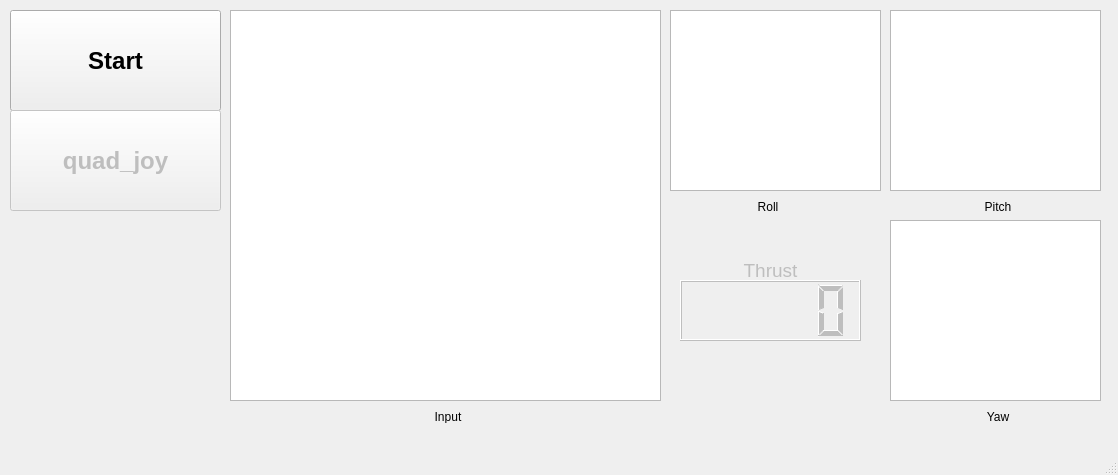
<?xml version="1.0" encoding="UTF-8"?>
<ui version="4.0">
 <class>MainWindow</class>
 <widget class="QMainWindow" name="MainWindow">
  <property name="geometry">
   <rect>
    <x>0</x>
    <y>0</y>
    <width>1118</width>
    <height>475</height>
   </rect>
  </property>
  <property name="windowTitle">
   <string>MainWindow</string>
  </property>
  <widget class="QWidget" name="centralwidget">
   <widget class="QPushButton" name="startButton">
    <property name="geometry">
     <rect>
      <x>10</x>
      <y>10</y>
      <width>211</width>
      <height>101</height>
     </rect>
    </property>
    <property name="font">
     <font>
      <pointsize>18</pointsize>
      <weight>75</weight>
      <bold>true</bold>
     </font>
    </property>
    <property name="styleSheet">
     <string notr="true">QPushButton:checked {background: rgba(60, 179, 113, 255);}</string>
    </property>
    <property name="text">
     <string>Start</string>
    </property>
    <property name="checkable">
     <bool>true</bool>
    </property>
   </widget>
   <widget class="QPushButton" name="nodeButton">
    <property name="enabled">
     <bool>false</bool>
    </property>
    <property name="geometry">
     <rect>
      <x>10</x>
      <y>110</y>
      <width>211</width>
      <height>101</height>
     </rect>
    </property>
    <property name="font">
     <font>
      <pointsize>18</pointsize>
      <weight>75</weight>
      <bold>true</bold>
     </font>
    </property>
    <property name="styleSheet">
     <string notr="true">QPushButton:checked {background: rgba(60, 179, 113, 255);}</string>
    </property>
    <property name="text">
     <string>quad_joy</string>
    </property>
    <property name="checkable">
     <bool>true</bool>
    </property>
   </widget>
   <widget class="PlotWidget" name="inputPlot">
    <property name="geometry">
     <rect>
      <x>230</x>
      <y>10</y>
      <width>431</width>
      <height>391</height>
     </rect>
    </property>
    <property name="verticalScrollBarPolicy">
     <enum>Qt::ScrollBarAlwaysOff</enum>
    </property>
    <property name="horizontalScrollBarPolicy">
     <enum>Qt::ScrollBarAlwaysOff</enum>
    </property>
   </widget>
   <widget class="PlotWidget" name="rollPlot">
    <property name="geometry">
     <rect>
      <x>670</x>
      <y>10</y>
      <width>211</width>
      <height>181</height>
     </rect>
    </property>
    <property name="verticalScrollBarPolicy">
     <enum>Qt::ScrollBarAlwaysOff</enum>
    </property>
    <property name="horizontalScrollBarPolicy">
     <enum>Qt::ScrollBarAlwaysOff</enum>
    </property>
   </widget>
   <widget class="PlotWidget" name="yawPlot">
    <property name="geometry">
     <rect>
      <x>890</x>
      <y>220</y>
      <width>211</width>
      <height>181</height>
     </rect>
    </property>
    <property name="verticalScrollBarPolicy">
     <enum>Qt::ScrollBarAlwaysOff</enum>
    </property>
    <property name="horizontalScrollBarPolicy">
     <enum>Qt::ScrollBarAlwaysOff</enum>
    </property>
   </widget>
   <widget class="PlotWidget" name="pitchPlot">
    <property name="geometry">
     <rect>
      <x>890</x>
      <y>10</y>
      <width>211</width>
      <height>181</height>
     </rect>
    </property>
    <property name="verticalScrollBarPolicy">
     <enum>Qt::ScrollBarAlwaysOff</enum>
    </property>
    <property name="horizontalScrollBarPolicy">
     <enum>Qt::ScrollBarAlwaysOff</enum>
    </property>
   </widget>
   <widget class="QLCDNumber" name="thrustLCD">
    <property name="enabled">
     <bool>false</bool>
    </property>
    <property name="geometry">
     <rect>
      <x>680</x>
      <y>280</y>
      <width>181</width>
      <height>61</height>
     </rect>
    </property>
   </widget>
   <widget class="QLabel" name="thrustLabel">
    <property name="enabled">
     <bool>false</bool>
    </property>
    <property name="geometry">
     <rect>
      <x>680</x>
      <y>260</y>
      <width>181</width>
      <height>20</height>
     </rect>
    </property>
    <property name="font">
     <font>
      <pointsize>14</pointsize>
     </font>
    </property>
    <property name="text">
     <string>Thrust</string>
    </property>
    <property name="alignment">
     <set>Qt::AlignCenter</set>
    </property>
   </widget>
   <widget class="QLabel" name="inputLabel">
    <property name="geometry">
     <rect>
      <x>420</x>
      <y>410</y>
      <width>56</width>
      <height>13</height>
     </rect>
    </property>
    <property name="text">
     <string>Input</string>
    </property>
    <property name="alignment">
     <set>Qt::AlignCenter</set>
    </property>
   </widget>
   <widget class="QLabel" name="rollLabel">
    <property name="geometry">
     <rect>
      <x>740</x>
      <y>200</y>
      <width>56</width>
      <height>13</height>
     </rect>
    </property>
    <property name="text">
     <string>Roll</string>
    </property>
    <property name="alignment">
     <set>Qt::AlignCenter</set>
    </property>
   </widget>
   <widget class="QLabel" name="pitchLabel">
    <property name="geometry">
     <rect>
      <x>970</x>
      <y>200</y>
      <width>56</width>
      <height>13</height>
     </rect>
    </property>
    <property name="text">
     <string>Pitch</string>
    </property>
    <property name="alignment">
     <set>Qt::AlignCenter</set>
    </property>
   </widget>
   <widget class="QLabel" name="yawLabel">
    <property name="geometry">
     <rect>
      <x>970</x>
      <y>410</y>
      <width>56</width>
      <height>13</height>
     </rect>
    </property>
    <property name="text">
     <string>Yaw</string>
    </property>
    <property name="alignment">
     <set>Qt::AlignCenter</set>
    </property>
   </widget>
  </widget>
  <widget class="QMenuBar" name="menubar">
   <property name="geometry">
    <rect>
     <x>0</x>
     <y>0</y>
     <width>1118</width>
     <height>22</height>
    </rect>
   </property>
  </widget>
  <widget class="QStatusBar" name="statusbar"/>
 </widget>
 <customwidgets>
  <customwidget>
   <class>PlotWidget</class>
   <extends>QGraphicsView</extends>
   <header>pyqtgraph</header>
  </customwidget>
 </customwidgets>
 <resources/>
 <connections/>
</ui>
